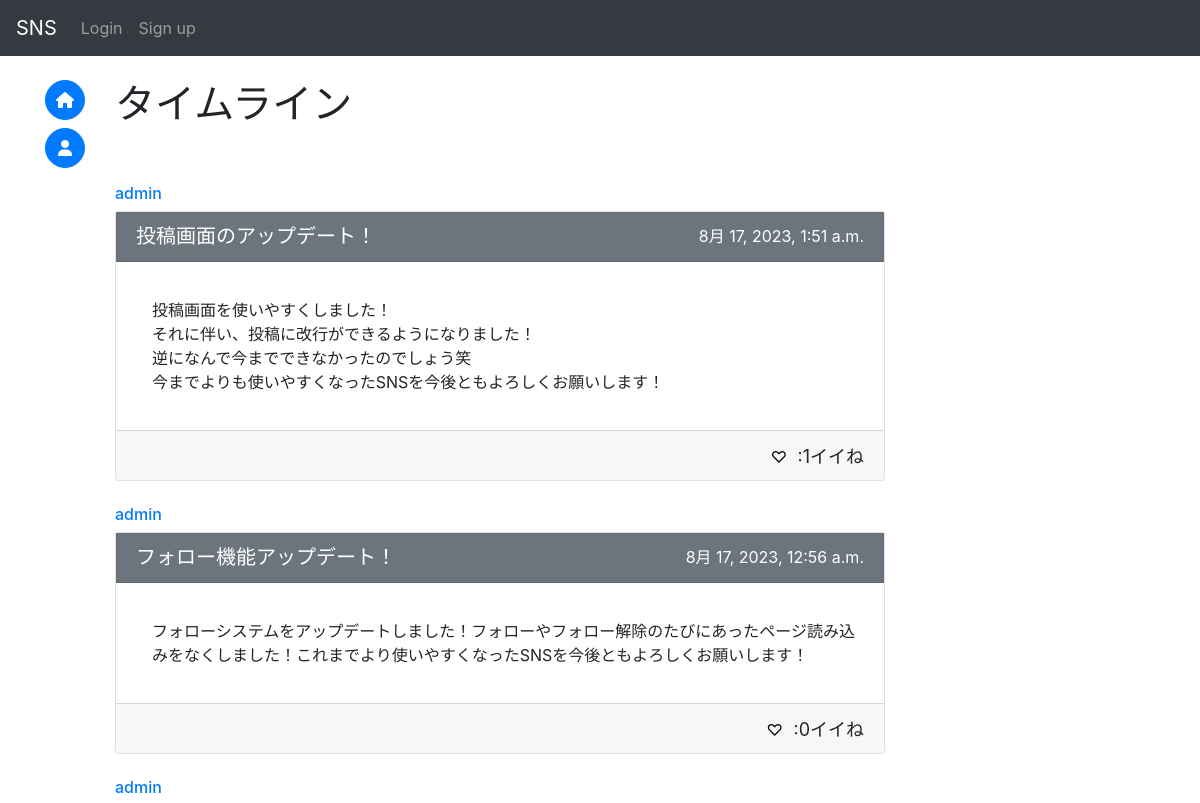
Page /sns/ (upper part) on the earlier database version.
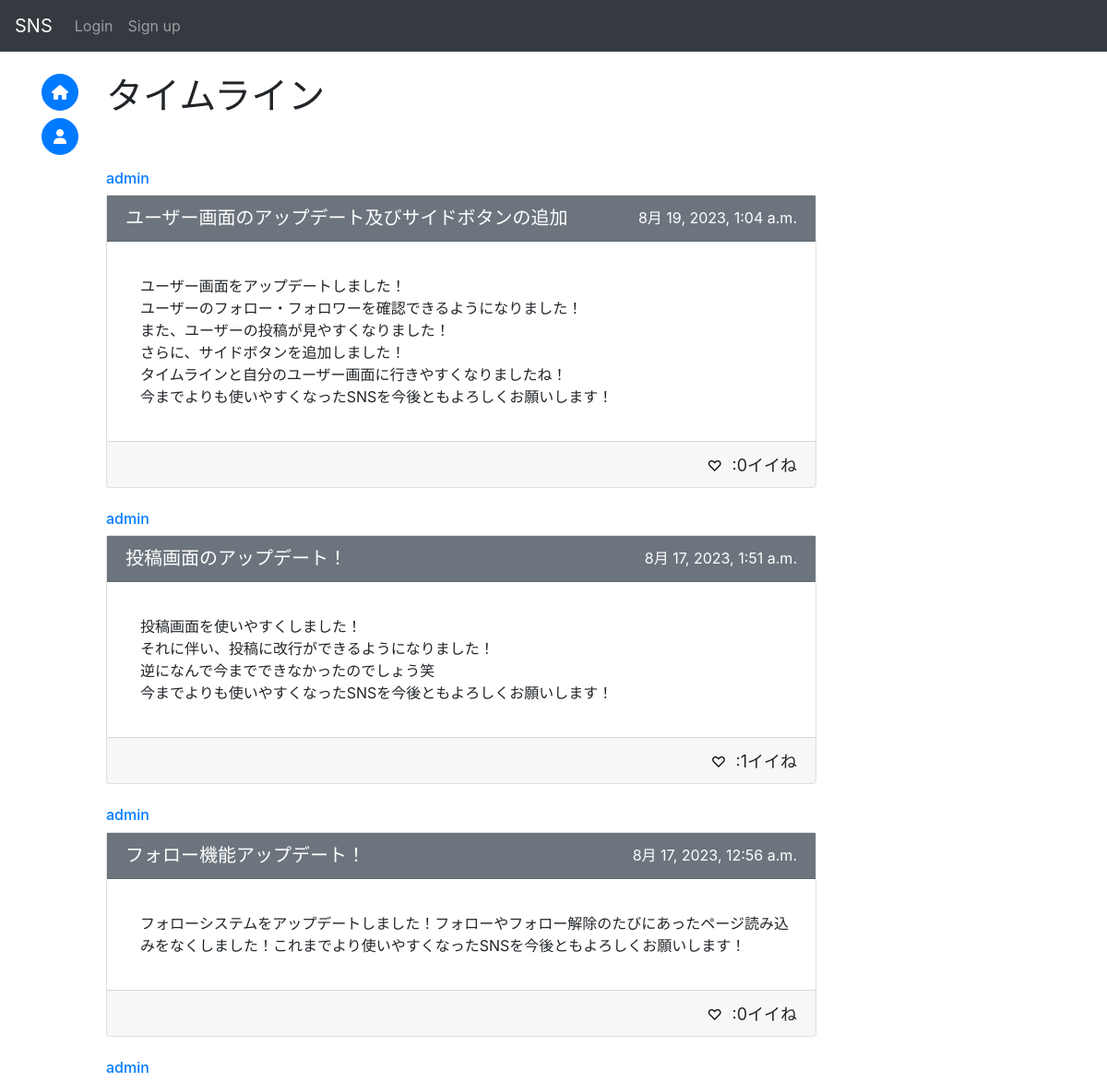
Same page on the later database version.
### sns/models.py (models this page shows, shortened)
class Post(models.Model):
    id = models.UUIDField(primary_key=True, default=uuid.uuid4, editable=False)
    title = models.CharField(max_length=50)
    detail = models.TextField(max_length=255)
    author = models.ForeignKey(
        get_user_model(),
        on_delete=models.CASCADE
    )
    created_at = models.DateTimeField(auto_now_add=True)
    good_num = models.IntegerField(default=0)

### accounts/models.py (models this page shows, shortened)
class CustomUser(AbstractBaseUser, PermissionsMixin):
    id = models.UUIDField(primary_key=True, default=uuid.uuid4, editable=False)
    email = models.EmailField(_("email address"), unique=True, blank=True)
    is_staff = models.BooleanField(
        _("staff status"),
        default=False,
        help_text=_("Designates whether the user can log into this admin site."),
    )
    username = models.CharField(_("username"), max_length=50)
    usertag = models.CharField(_("usertag"), max_length=16, default=randomname(16), unique=True)
    created_at = models.DateTimeField(auto_now_add=True)
    objects = CustomUserManager()
    EMAIL_FIELD = "email"
    USERNAME_FIELD = "email"
    REQUIRED_FIELDS = ["username", "usertag"]
    class Meta:
        verbose_name = _("user")
        verbose_name_plural = _("users")
    def __str__(self):
        return self.username

### sns/views.py (the view, shortened to what this page needs)
# urls.py: path("", views.IndexView.as_view(), name="index"),
class IndexView(generic.ListView):
    model = Post
    def get_context_data(self, *args, **kwargs: Any):
        context = super().get_context_data(*args, **kwargs)
        if self.request.user.is_anonymous:
            return context

### sns/templates/sns/post_list.html (shortened to what this page needs)
{% extends 'base.html' %}
{% block content %}
<h1>タイムライン</h1><br><br>
<div>
    {% for post in object_list reversed %}
        <h6>
            <a href='{% url "accounts:user" post.author.pk%}'>
                {{ post.author }}
            </a>
        </h6>
        <div class="card w-150px center-block" style="position:relative;">
            <a href="{% url 'sns:post' post.pk %}" style="position:absolute;inset:0;">
                <div class="card-header bg-secondary h-50px">
                    <h5 style="text-align:left;float:left;">
                        <a href='{% url "sns:post" post.pk %}' class="on-a title-link">
                            {{ post.title }}
                        </a>
                    </h5>
                    <p style="text-align:right">
                        <font color="white">
                            {{ post.created_at }}
                        </font>
                    </p>
                </div>
                <div class="card-body detail">
                    <p class="card-text">
                        {{ post.detail | linebreaks }}
                    </p>
                </div>
                <div class="card-footer h-50px text-right">
                    {% if request.user.is_anonymous %}
                        <button onClick="location.href='{% url 'sns:good' post.id 1 %}'" class="good on-a">♡</button>
                    {% endif %}
                    <font size="4">
                        <div id="num_{{ post.id }}" style="display:inline;">:{{ post.good_num }}イイね</div>
                    </font>
                </div>
            </a>
        </div>
        <br>
    {% endfor %}
</div>
<br>
<br>
<br>
{% endblock %}

### templates/base.html (shortened to what this page needs)
<!DOCTYPE html>
<html>
    <head>
        {% load static %}
        <link rel='stylesheet' href='https://maxcdn.bootstrapcdn.com/bootstrap/4.2.1/css/bootstrap.min.css' >
        <link href="{% static 'fontawesomefree/css/fontawesome.css' %}" rel="stylesheet" type="text/css">
        <link href="{% static 'fontawesomefree/css/brands.css' %}" rel="stylesheet" type="text/css">
        <link href="{% static 'fontawesomefree/css/solid.css' %}" rel="stylesheet" type="text/css">
    </head>
    <body>
        <nav class='navbar navbar-expand-sm navbar-dark bg-dark fixed-top'>
            <a class='navbar-brand' href='{% url "sns:index" %}'>SNS</a>
            <ul class="navbar-nav">
                {% if user.is_authenticated %}
                    <li class="navbar-item">
                        <a href='{% url "accounts:user" user.id %}'>
                            <span class="navbar-text">{{ user }} -</span>
                        </a>
                    </li>
                    <li class="nav-item">
                        <a href='{% url "logout" %}' class="logout nav-link">
                            Logout
                        </a>
                    </li>
                {% else %}
                    <li class="nav-item">
                        <a href='{% url "login" %}' class="login nav-link">
                            Login
                        </a>
                    </li>
                    <li class="nav-item">
                        <a href='{% url "accounts:signup" %}' class="signup nav-link">Sign up</a>
                    </li>
                {% endif %}
            </ul>
        </nav>
        <div class='container-fluid'>
            <div class="row">
                <div class="col-1">
                    <div style="position: sticky; top: 75px;">
                            <button class="btn btn-primary rounded-circle p-0 w-40px float-right"
                                 onClick="location.href='{% url 'sns:index' %}'">
                                <i class="fa-solid fa-house"></i>
                            </button>
                            <br>
                            <br>
                            {% if user.is_anonymous %}
                                <button class="btn btn-primary rounded-circle p-0 w-40px float-right"
                                    onClick="location.href='/accounts/login'">
                                    <i class="fa-solid fa-user"></i>
                                </button>
                            {% else %}
                                <button class="btn btn-primary rounded-circle p-0 w-40px float-right"
                                    onClick="location.href='{% url 'accounts:user' user.id %}'">
                                    <i class="fa-solid fa-user"></i>
                                </button>
                            {% endif %}
                    </div>
                </div>
                <div class="col-8">
                    {% block content %}
                    {% endblock %}
                </div>
            </div>
        </div>
    </body>
</html>

### templates/base.html (style rules this page uses)
body { padding-top : 80px }
.w-40px { width: 40px !important; height: 40px !important; }

### sns/templates/sns/post_list.html (style rules this page uses)
.detail { margin-left:1rem; }
.title-link, .title-link:hover { color:white; }
.good, .good:focus, .good:hover { border: none; outline: none; background: none; display: inline; }
.w-150px { width: 100% !important; }
.h-50px { height: 50px !important; }
.on-a { position: relative; z-index: 1; }

Differences in the rows shown:
added Post: author "admin", title "ユーザー画面のアップデート及びサイドボタンの追加", created_at "8月 19, 2023, 1:04 a.m.", detail "ユーザー画面をアップデートしました！ ユーザーのフォロー・フォロワーを確認できるようになりました！ また、ユーザーの投稿が見やすくなりました！ さらに、サイドボタンを追加しました！ タイムラインと自分のユーザー画面に行きやすくなりましたね！ 今までよりも使いやすくなったSNSを今後ともよろしくお願いします！", good_num "0"
